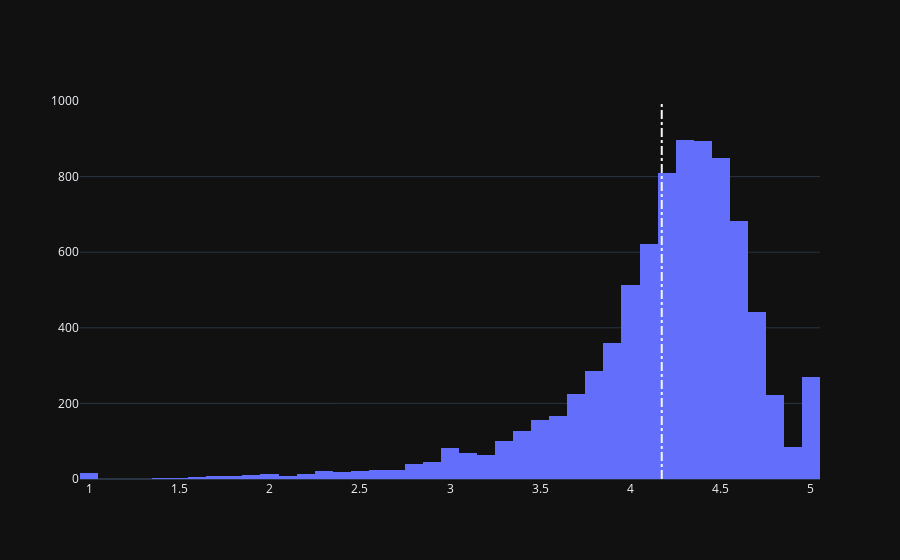

Here is the notebook cell this chart was saved with:
### Markdown cell above
## 5. Distribution of app ratings
<p>After having witnessed the market share for each category of apps, let's see how all these apps perform on an average. App ratings (on a scale of 1 to 5) impact the discoverability, conversion of apps as well as the company's overall brand image. Ratings are a key performance indicator of an app.</p>
<p>From our research, we found that the average volume of ratings across all app categories is <code>4.17</code>. The histogram plot is skewed to the left indicating that the majority of the apps are highly rated with only a few exceptions in the low-rated apps.</p>

### Code cell
# Average rating of apps
avg_app_rating = apps['Rating'].mean()
print('Average app rating = ', avg_app_rating)

# Distribution of apps according to their ratings
data = [go.Histogram(
        x = apps['Rating']
)]

# Vertical dashed line to indicate the average app rating
layout = {'shapes': [{
              'type' :'line',
              'x0': avg_app_rating,
              'y0': 0,
              'x1': avg_app_rating,
              'y1': 1000,
              'line': { 'dash': 'dashdot'}
          }]
          }

plotly.offline.iplot({'data': data, 'layout': layout})

### Figure 1 — Plotly figure (JSON) as saved in the notebook; plotly's stock layout.template omitted (floating-point values rounded to 4 significant figures; data arrays with more than 128 entries replaced by an {"elided": "..."} marker saying what was removed)
{"data": [{"x": {"elided": "9659 float values"}, "type": "histogram"}], "layout": {"shapes": [{"line": {"dash": "dashdot"}, "type": "line", "x0": 4.173, "x1": 4.173, "y0": 0, "y1": 1000}]}}
